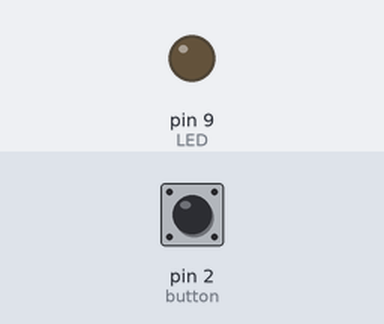
The sketch below on a simulated Arduino Uno, built with avr-gcc and run on an emulated ATmega328P. Parts: output pins drawn as LEDs (lit = HIGH). The inputs (shaded band) are chosen by the test bench; at power-on: pin 2 (button) HIGH.

Above: at 1.2 s.
1.3 s: pin 2 (button) pulled LOW for 0.15 s
At 2.2 s:
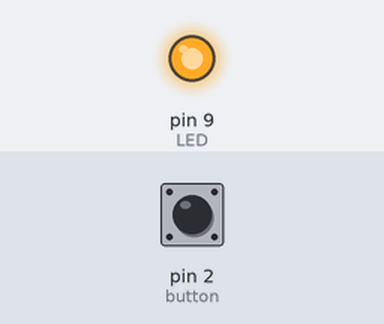
2.9 s: pin 2 (button) pulled LOW for 1 s
At 4.7 s:
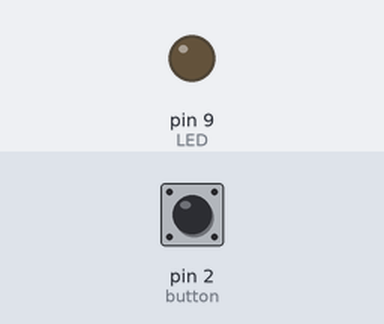
Timing chart, 0 to 6.2 s (numbered marks = the images above; inputs shaded):
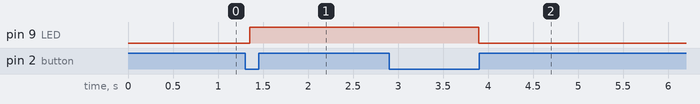

The sketch:

job11.ino
```cpp
//définition des broches de la LED et du bouton
const int LED = 9;
const int button = 2;

//variables pour suivre l'état du bouton
int buttonState = 0; //état actuel du bouton
int lastButtonState = 0; //état précédent du bouton

//variables pour compter les appuis sur le bouton
int buttonCount = 0; //nombre d'appuis sur le bouton
unsigned long lastDebounceTime = 0; //dernier temps de rebondissement du bouton
unsigned long debounceDelay = 50; //délai de rebondissement pour éviter les faux déclenchements

//variables pour le clignotement de la LED
bool ledState = false; //état actuel de la LED
unsigned long lastBlinkTime = 0; //dernier temps d'inversion de l'état de la LED
unsigned long blinkInterval = 500; //intervalle entre deux inversions de l'état de la LED

void setup() {
  pinMode(LED, OUTPUT);
  pinMode(button, INPUT_PULLUP);
  Serial.begin(9600); //facultatif, pour débuguer
}

void loop() {
  //lecture de l'état du bouton
  int reading = digitalRead(button);

  //détection d'un changement d'état
  if (reading != lastButtonState) {
    lastDebounceTime = millis();
  }

  //vérification du délai de rebondissement
  if ((millis() - lastDebounceTime) > debounceDelay) {
    //mise à jour de l'état du bouton
    if (reading != buttonState) {
      buttonState = reading;

      //détection d'un appui sur le bouton
      if (buttonState == LOW) {
        buttonCount++;

        //action en fonction du nombre d'appuis sur le bouton
        switch (buttonCount) {
          case 1:
            digitalWrite(LED, HIGH); //allumage de la LED
            break;
          case 2:
            //aucune action, la LED reste allumée
            break;
          case 3:
            //clignotement de la LED
            ledState = !ledState;
            digitalWrite(LED, ledState);
            lastBlinkTime = millis();
            break;
        }
      }
    }
  }

  //détection d'un appui prolongé sur le bouton
  if (buttonState == LOW && (millis() - lastDebounceTime) > 1000) {
    digitalWrite(LED, LOW); //extinction de la LED
    buttonCount = 0; //réinitialisation du compteur d'appuis sur le bouton
  }

  //mise à jour de l'état précédent du bouton
  lastButtonState = reading;

  //clignotement de la LED si nécessaire
  if (ledState && (millis() - lastBlinkTime) > blinkInterval) {
    ledState = !ledState;
    digitalWrite(LED, ledState);
    lastBlinkTime = millis();
  }
}
```

Measured:
- after the input at 1.3 s, pin 9 (LED): LOW → HIGH after 0.05 s
- after the input at 2.9 s, pin 9 (LED): HIGH → LOW after 1.0 s
